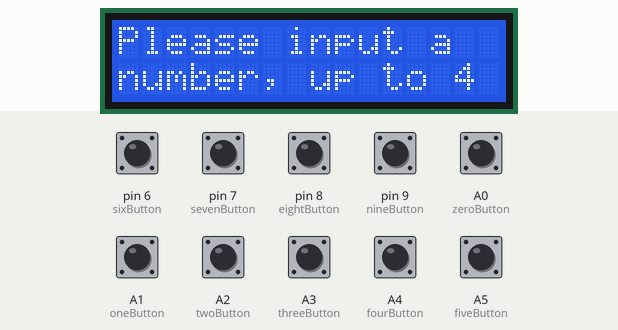
The sketch below on a simulated Arduino Uno, built with avr-gcc and run on an emulated ATmega328P. Shown: 16×2 character LCD. The test bench sets the inputs (shaded band); at power-on: A0 (zeroButton) HIGH, A1 (oneButton), A2 (twoButton), A3 (threeButton), A4 (fourButton), A5 (fiveButton), pin 6 (sixButton), pin 7 (sevenButton), pin 8 (eightButton), pin 9 (nineButton) LOW.

Above: at 2.1 s.
At 2.6 s:
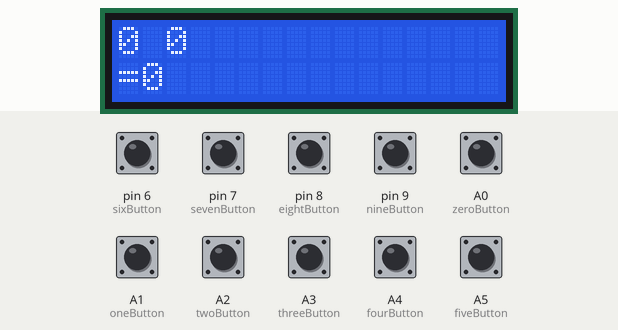

Measured:
- what the display in image 0 shows lasts 0.5 s, from 2.1 s to 2.6 s

The sketch:

wendy_lcd.ino
```cpp
#include <LiquidCrystal.h>
// initialize the library with the numbers of the interface pins
LiquidCrystal lcd(12, 11, 5, 4, 3, 2);

//Declare globals
int lastButtonState   = LOW;
int currentButton     = false;
int currentNumber     = 0;
int buttonPressCount  = 0;
String decimalString  = "0";
int zeroButton        = A0;
int oneButton         = A1;
int twoButton         = A2;
int threeButton       = A3;
int fourButton        = A4;
int fiveButton        = A5;
int sixButton         = 6;
int sevenButton       = 7;
int eightButton       = 8;
int nineButton        = 9;
int ones                = 0;
bool oneDigitState      = false;
int tens                = 0;
bool tenDigitState      = false;
int hundreds            = 0;
bool hundredDigitState  = false;
int thousands           = 0;
bool thousandDigitState = false;

void setup() {
  // set up the number of columns and rows on the LCD
  lcd.begin(16, 2);
  delay( 2000 );
  lcd.print("Begin");
  //Begin serial output at 9600 baud
  //Serial.begin(9600);

  //Need to allow input from the number pins
  pinMode( zeroButton, INPUT );
  pinMode( oneButton, INPUT );
  pinMode( twoButton, INPUT );
  pinMode( threeButton, INPUT );
  pinMode( fourButton, INPUT );
  pinMode( fiveButton, INPUT );
  pinMode( sixButton, INPUT );
  pinMode( sevenButton, INPUT );
  pinMode( eightButton, INPUT );
  pinMode( nineButton, INPUT );
  lcd.clear();
  printOutput();
}

void loop() {
  int zeroState   = digitalRead( zeroButton );
  int oneState    = digitalRead( oneButton );
  int twoState    = digitalRead( twoButton );
  int threeState  = digitalRead( threeButton );
  int fourState   = digitalRead( fourButton );
  int fiveState   = digitalRead( fiveButton );
  int sixState    = digitalRead( sixButton );
  int sevenState  = digitalRead( sevenButton );
  int eightState  = digitalRead( eightButton );
  int nineState   = digitalRead( nineButton );
  // Are we expecting a button to lose state?
  if( lastButtonState == HIGH ){
    //Then determine once the button press has ended
    if( zeroState   == LOW
      && oneState   == LOW
      && twoState   == LOW
      && threeState == LOW
      && fourState  == LOW
      && fiveState  == LOW
      && sixState   == LOW
      && sevenState == LOW
      && eightState == LOW
      && nineState  == LOW ){
        lastButtonState = LOW;
      }
      // We do not want to continue processing here because it could lead to the board reporting multiple button presses, which would seriously bug this out
      // This will end up returning from the loop whether the button has returned or not, but this is to prevent additional processing if it remains pressed during multiple loop calls(highly likely)
      return;
  } else {
    // We are expecting a button to be pressed now because there is no last nutton pressed
    // Quick detection to see if any button has been pressed so we can exit this poll if not and not have contention issues
    if( zeroState   == HIGH
      || oneState   == HIGH
      || twoState   == HIGH
      || threeState == HIGH
      || fourState  == HIGH
      || fiveState  == HIGH
      || sixState   == HIGH
      || sevenState == HIGH
      || eightState == HIGH
      || nineState  == HIGH ){
        lastButtonState = HIGH;
      } else {
        return;
      }
  }
  // If we get here, then we should be able to confidently say that a button has been pressed and this is the first iteration of it being pressed
  if( zeroState == HIGH ){
    attachNumeral( 0 );
  }
  if( oneState == HIGH ){
    attachNumeral( 1 );
  }
  if( twoState == HIGH ){
    attachNumeral( 2 );
  }
  if( threeState == HIGH ){
    attachNumeral( 3 );
  }
  if( fourState == HIGH ){
    attachNumeral( 4 );
  }
  if( fiveState == HIGH ){
    attachNumeral( 5 );
  }
  if( sixState == HIGH ){
    attachNumeral( 6 );
  }
  if( sevenState == HIGH ){
    attachNumeral( 7 );
  }
  if( eightState == HIGH ){
    attachNumeral( 8 );
  }
  if( nineState == HIGH ){
    attachNumeral( 9 );
  }
  printOutput();
}

void attachNumeral( int digit ){
  //Serial.println( digit );
  if( oneDigitState == false ){
    ones = digit;
    oneDigitState = true;
  } else if( tenDigitState == false ){
    tens = digit * 10;
    tenDigitState = true;
  } else if( hundredDigitState == false ){
    hundreds = digit * 100;
    hundredDigitState = true;
  } else if( thousandDigitState == false  ){
    thousands = digit * 1000;
    thousandDigitState = true;
  }
}


void printOutput(){

  if( oneDigitState == false && tenDigitState == false && hundredDigitState == false && thousandDigitState == false ){
    lcd.clear();
    lcd.setCursor( 0, 0 );
    lcd.print( "Please input a" );
    lcd.setCursor( 0, 1 );
    lcd.print( "number, up to 4" );
    // No need to continue, just break out
    return;
  }

  // Set these after that check to save memory
  String numberOutput = "";
  String equationOutput = "";
  String equalityOutput = "";
  delay( 500 );

  equationOutput = thousands + hundreds + tens + ones;

  String equationFirstOutput = "";
  String equationSecondOutput = "";
  if( thousands > 0 ){
    equationFirstOutput.concat( equationOutput );
    equationFirstOutput.concat( " " );
    equationFirstOutput.concat( thousands );
    equationFirstOutput.concat( "+" );
    equationFirstOutput.concat( hundreds );
    equationFirstOutput.concat( "+" );
    equationFirstOutput.concat( tens );
    equationSecondOutput.concat( "+" );
    equationSecondOutput.concat( ones );
    equationSecondOutput.concat( "=" );
    equationSecondOutput.concat( equationOutput );
    equationSecondOutput.concat( " Wendy :)" );
  } else if( hundreds > 0 ){
    equationFirstOutput.concat( equationOutput );
    equationFirstOutput.concat( " " );
    equationFirstOutput.concat( hundreds );
    equationFirstOutput.concat( "+" );
    equationFirstOutput.concat( tens );
    equationFirstOutput.concat( "+" );
    equationFirstOutput.concat( ones );
    equationSecondOutput.concat( "=" );
    equationSecondOutput.concat( equationOutput );
  } else if( tens > 0 ){
    equationFirstOutput.concat( equationOutput );
    equationFirstOutput.concat( " " );
    equationFirstOutput.concat( tens );
    equationFirstOutput.concat( "+" );
    equationFirstOutput.concat( ones );
    equationSecondOutput.concat( "=" );
    equationSecondOutput.concat( equationOutput );
  } else {
    equationFirstOutput.concat( equationOutput );
    equationFirstOutput.concat( " " );
    equationFirstOutput.concat( ones );
    equationSecondOutput.concat( "=" );
    equationSecondOutput.concat( equationOutput );
  }

  lcd.clear();
  lcd.setCursor( 0, 0 );
  lcd.print( equationFirstOutput );
  lcd.setCursor( 0, 1 );
  lcd.print( equationSecondOutput );
}
```
